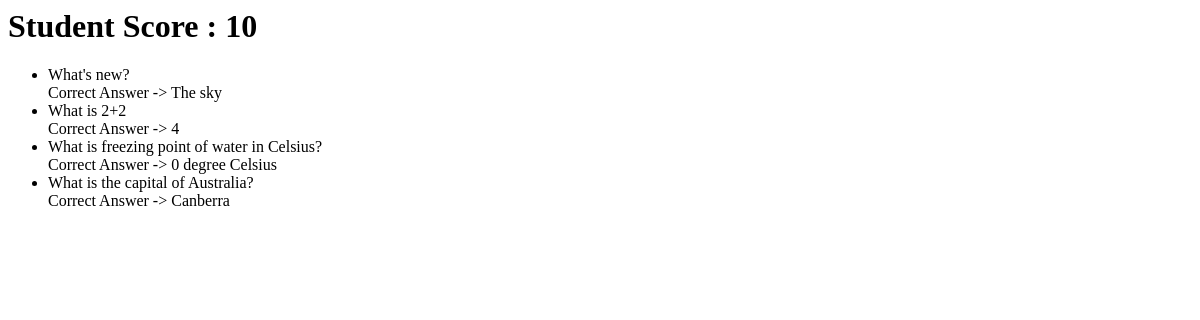
Page /quiz/submit/1/ on the earlier database version.
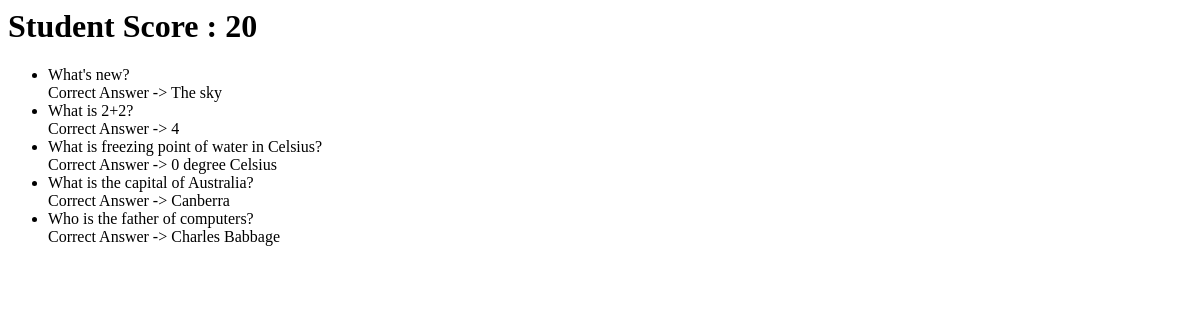
Same page on the later database version.
### quiz/models.py (models this page shows, shortened)
class Student(models.Model):
    student_name = models.CharField(max_length=200)
    stu_username=models.CharField(max_length=40, default='')
    stu_password=models.CharField(max_length=40, default='')
    student_score= models.IntegerField(default=0) # keeps tally of student score in Quiz session

class Question(models.Model):
    question_text = models.CharField(max_length=200)
    right_choice = models.IntegerField(default = 1) #indicates correct choice for each Ques. object
    q_attempted= models.IntegerField(default=0) # to check if the question is attempted yet in the Quiz or not
    def display_answer(self):
        corr_choice= self.choice_set.get(choice_seq=self.right_choice)
        answer= corr_choice.choice_text
        return (answer)

class Choice(models.Model):
    question = models.ForeignKey(Question, on_delete=models.CASCADE)
    choice_text = models.CharField(max_length=200)
    choice_seq = models.IntegerField(default=1) # Willl Store at which position i.e. (1-4) will the option be displayed and correspond to for the question

### quiz/views.py (the view)
# urls.py: path('submit/<int:student_id>/', views.submit, name='submit'),
def submit(request, student_id):
    student=get_object_or_404(Student,pk=student_id)
    question_list = Question.objects.all()
    context = {'question_list': question_list, 'student' : student}
    return render(request, 'quiz/submit.html', context)

### quiz/templates/quiz/submit.html
<h1>Student Score : {{student.student_score}} </h1>
{% if question_list %}
    <ul>
    {% for question in question_list %}
        <li>{{ question.question_text }} <br>
        Correct Answer -> {{question.display_answer}}
        </li>
    {% endfor %}
    </ul>
{% else %}
    <p>No Questions are available for this quiz. Please try next Quiz.</p>
{% endif %}

Differences in the rows shown:
changed Student: student_score "10" → "20"
changed Question: question_text "What is 2+2" → "What is 2+2?"
added Question: question_text "Who is the father of computers?", display_answer "Charles Babbage"
